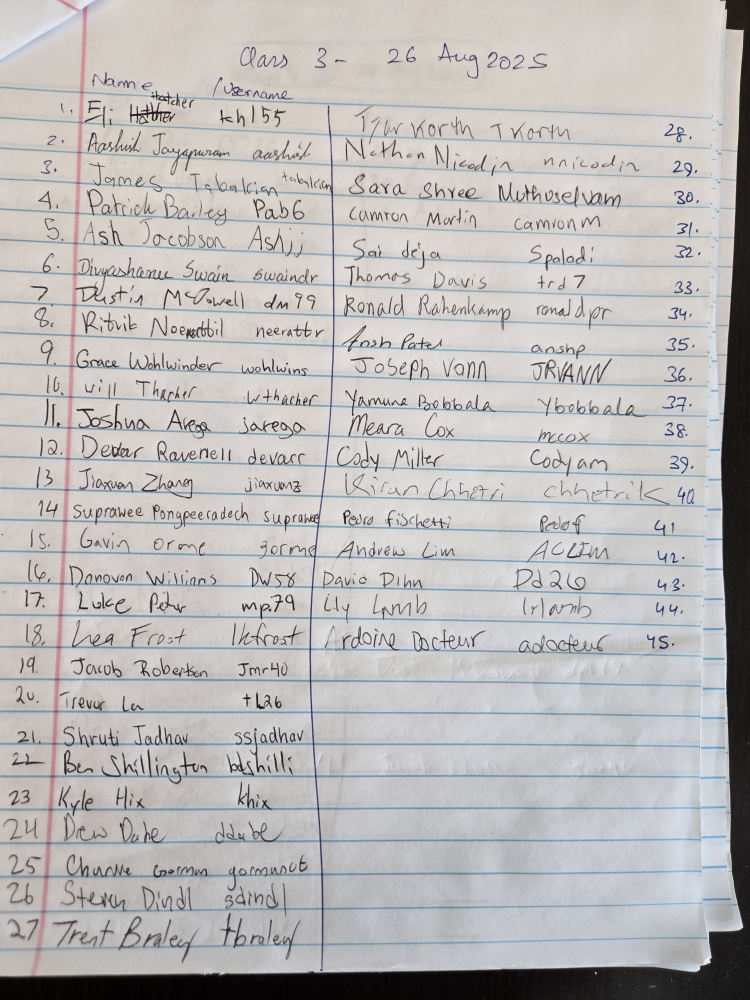
#> input picture final/q2/code/raw_images/class_03.jpg, 3000 x 4000 px (shown at 1/4 size); its folder holds only this picture in this run
$ python preprocess_images.py
#> lines starting #> are read from the running program, lines starting #| are printed output that depends on the picture; after the words box and inside, x2 and y2 are one past the last pixel; in counts of white or black regions, pixels touching at a corner belong together
import os
import cv2

# --- CONFIGURATION ---
INPUT_DIR = "../raw_images"
OUTPUT_DIR = "../processed_images"
TARGET_WIDTH = 1024
MAKE_BINARY = True  # Set to True for High-Contrast Black & White

def main():
    if not os.path.exists(INPUT_DIR):
        print(f"ERROR: Could not find input folder at: {os.path.abspath(INPUT_DIR)}")
        return

    if not os.path.exists(OUTPUT_DIR):
        os.makedirs(OUTPUT_DIR)

    files = [f for f in os.listdir(INPUT_DIR) if f.lower().endswith(('.jpg', '.jpeg', '.png'))]
    files.sort()

    print(f"Processing {len(files)} images...")

    for filename in files:
        input_path = os.path.join(INPUT_DIR, filename)
        output_path = os.path.join(OUTPUT_DIR, filename)

        # 1. Read
        img = cv2.imread(input_path)
#> img is the input picture: shape (4000, 3000, 3); mean B, G, R 184.5, 185.2, 187
        if img is None: continue

        # 2. Resize
        height, width = img.shape[:2]
#> height = 4000; width = 3000
        scale_factor = TARGET_WIDTH / float(width)
#> scale_factor = 0.341
        new_height = int(height * scale_factor)
#> new_height = 1365
        img_resized = cv2.resize(img, (TARGET_WIDTH, new_height), interpolation=cv2.INTER_AREA)

        # 3. Optional: Convert to "Scanned" look (Black & White)
        final_img = img_resized
        if MAKE_BINARY:
            # Convert to grayscale
            gray = cv2.cvtColor(img_resized, cv2.COLOR_BGR2GRAY)
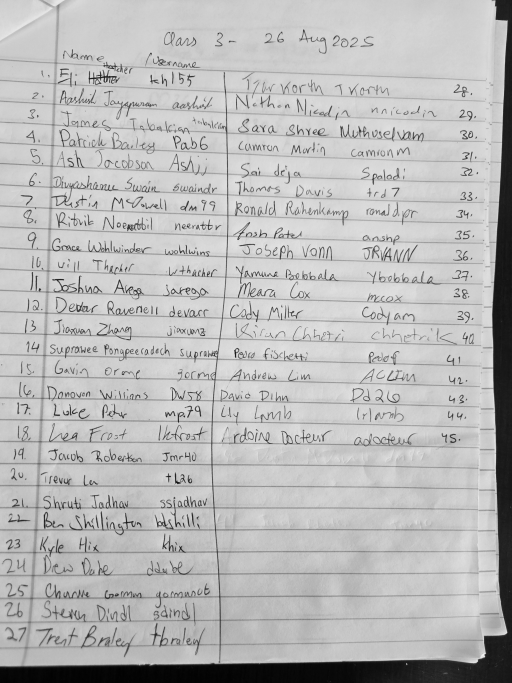
#> gray: shape (1365, 1024) (shown at 1/2 size); min 1, max 244, mean 185.6
            # Apply slight noise removal (blur) then threshold
            blur = cv2.GaussianBlur(gray, (5,5), 0)
            # Adaptive threshold handles shadows/uneven lighting well
            final_img = cv2.adaptiveThreshold(
                blur, 255, cv2.ADAPTIVE_THRESH_GAUSSIAN_C,
                cv2.THRESH_BINARY, 11, 2
            )
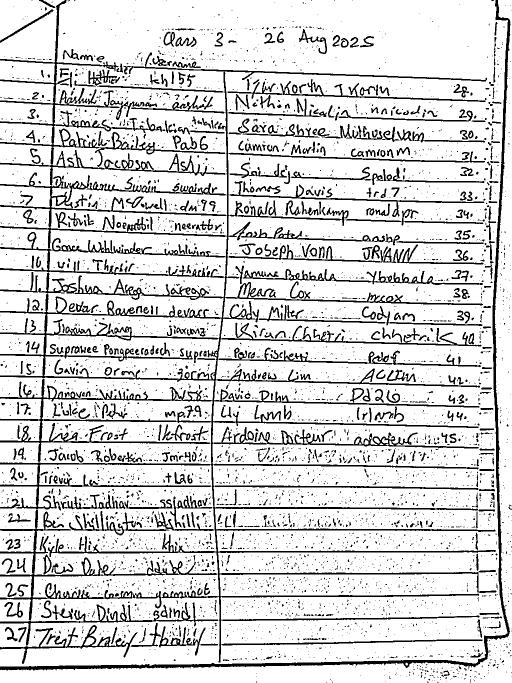
#> final_img: shape (1365, 1024) (shown at 1/2 size); 83.9% white; 4664 black regions (3996 under 20 px), largest, box (x1, y1, x2, y2) and area: (0, 105, 993, 1325) 86640, (0, 0, 1021, 1341) 13774, (0, 0, 451, 371) 12061

        # 4. Save
        cv2.imwrite(output_path, final_img)
        print(f"[OK] Processed: {filename} (Resized to {TARGET_WIDTH}px width)")

    print("\nDone! Check 'processed_images' for black & white versions.")

if __name__ == "__main__":
    main()

$ run again, on final/q2/code/raw_images/class_07.jpg
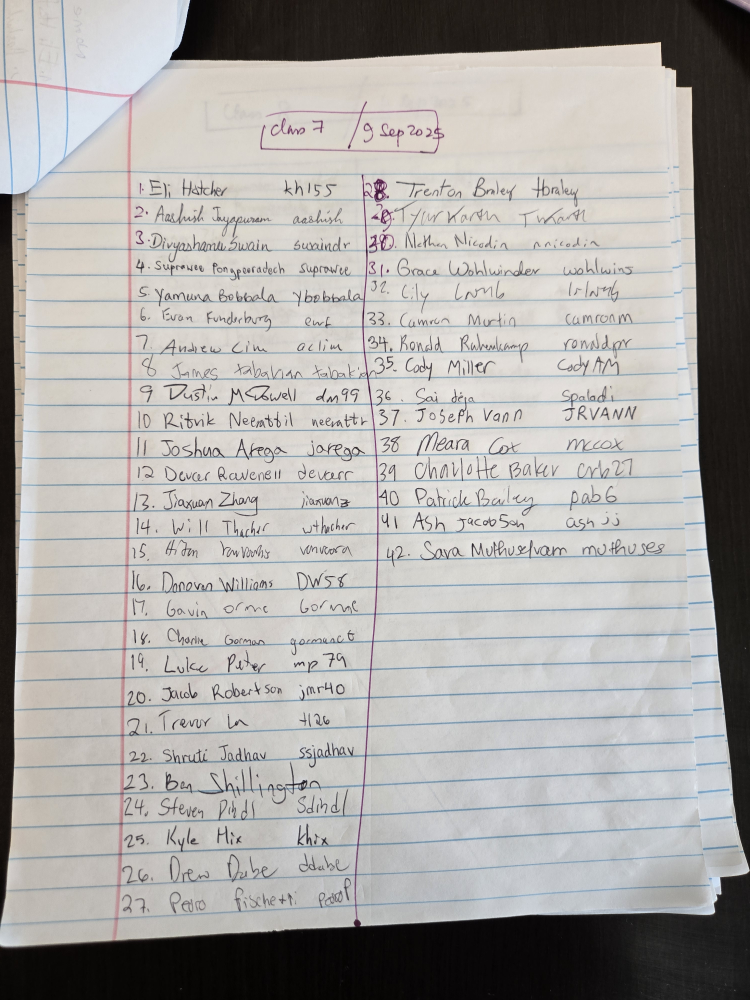
#> input picture final/q2/code/raw_images/class_07.jpg, 3000 x 4000 px (shown at 1/4 size)
#> in main, img is the input picture: shape (4000, 3000, 3); mean B, G, R 166.1, 168.3, 170.3
#> in main, `gray = cv2.cvtColor(img_resized, cv2.COLOR_BGR2GRAY)`:
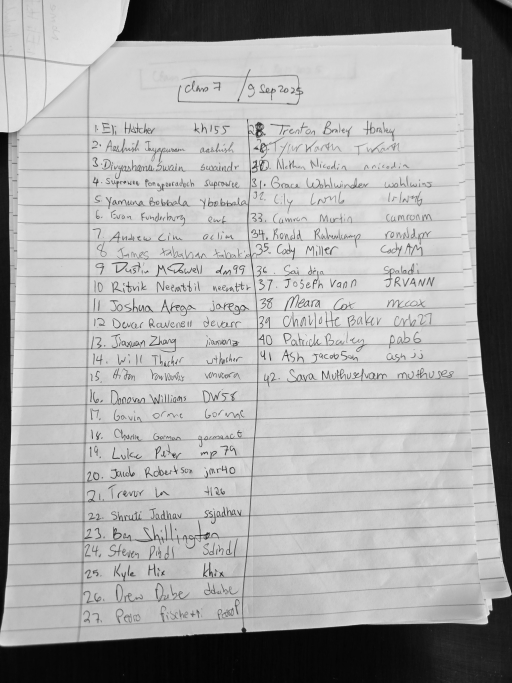
#> gray: shape (1365, 1024) (shown at 1/2 size); min 2, max 243, mean 168.7
#> in main, `final_img = cv2.adaptiveThreshold( blur, 255, cv2.ADAPTIVE_THRESH_GAUS..`:
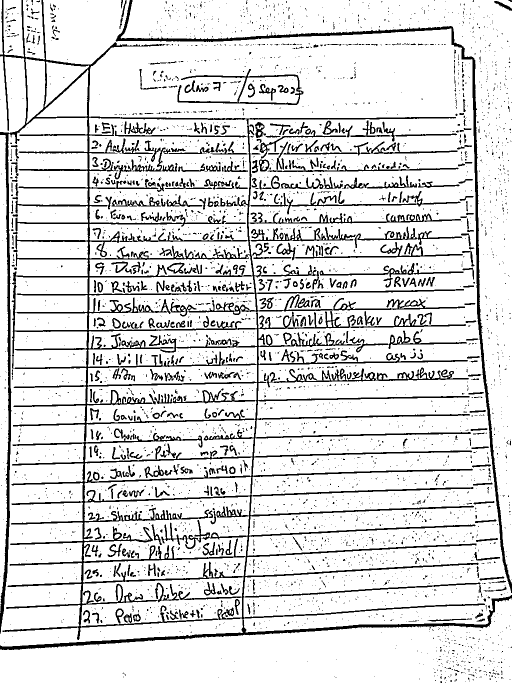
#> final_img: shape (1365, 1024) (shown at 1/2 size); 85.7% white; 3951 black regions (3420 under 20 px), largest, box (x1, y1, x2, y2) and area: (0, 0, 1024, 1300) 101434, (231, 0, 1024, 1186) 10542, (528, 735, 938, 775) 3330

$ run again, on final/q2/code/raw_images/class_08.jpg
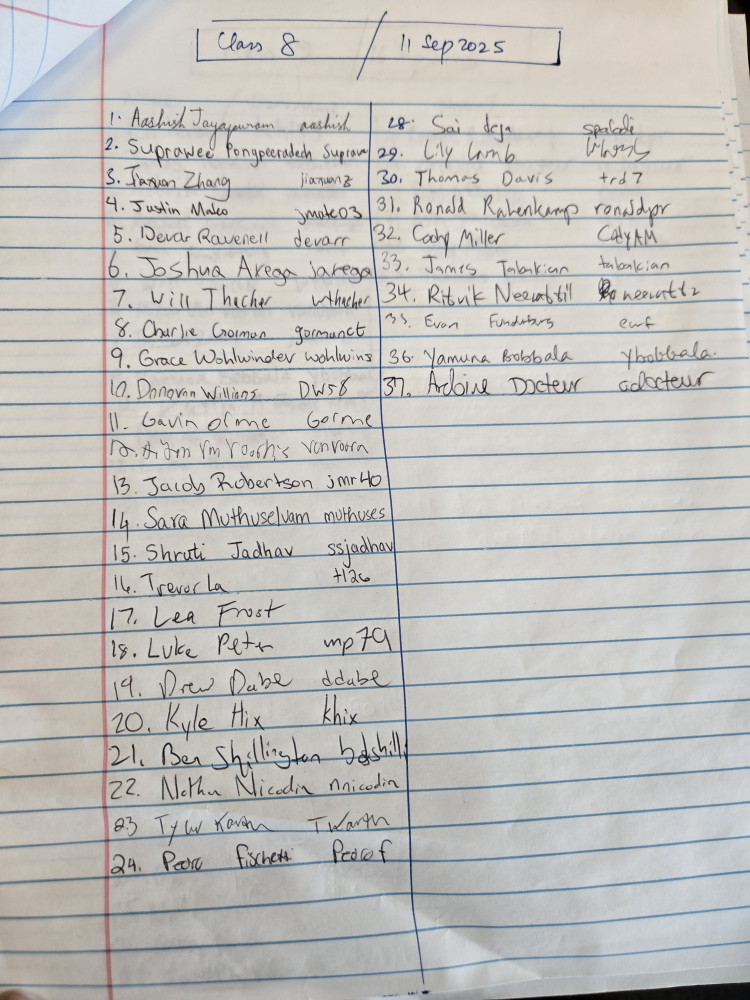
#> input picture final/q2/code/raw_images/class_08.jpg, 3000 x 4000 px (shown at 1/4 size)
#> in main, img is the input picture: shape (4000, 3000, 3); mean B, G, R 189, 192, 192.9
#> in main, `gray = cv2.cvtColor(img_resized, cv2.COLOR_BGR2GRAY)`:
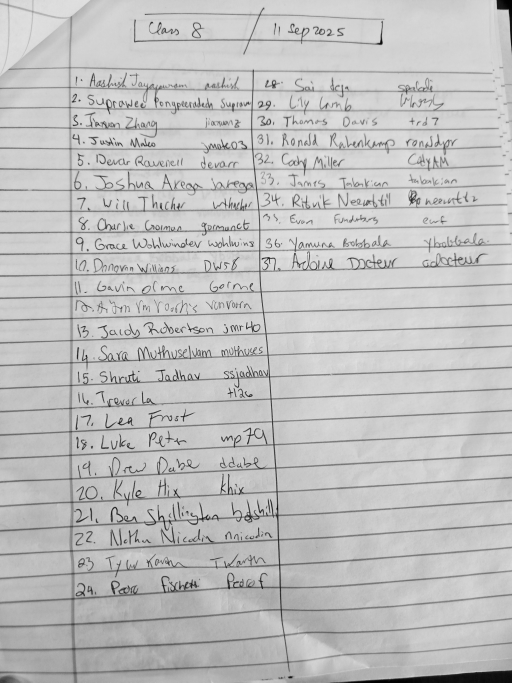
#> gray: shape (1365, 1024) (shown at 1/2 size); min 0, max 231, mean 192
#> in main, `final_img = cv2.adaptiveThreshold( blur, 255, cv2.ADAPTIVE_THRESH_GAUS..`:
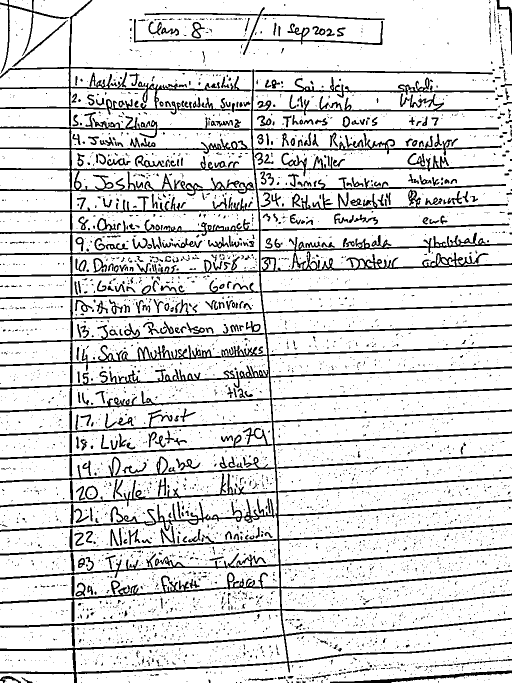
#> final_img: shape (1365, 1024) (shown at 1/2 size); 85.3% white; 4306 black regions (3822 under 20 px), largest, box (x1, y1, x2, y2) and area: (0, 0, 1024, 1365) 127491, (268, 14, 770, 110) 4264, (0, 997, 550, 1064) 3989

$ run again, on final/q2/code/raw_images/class_09.jpg
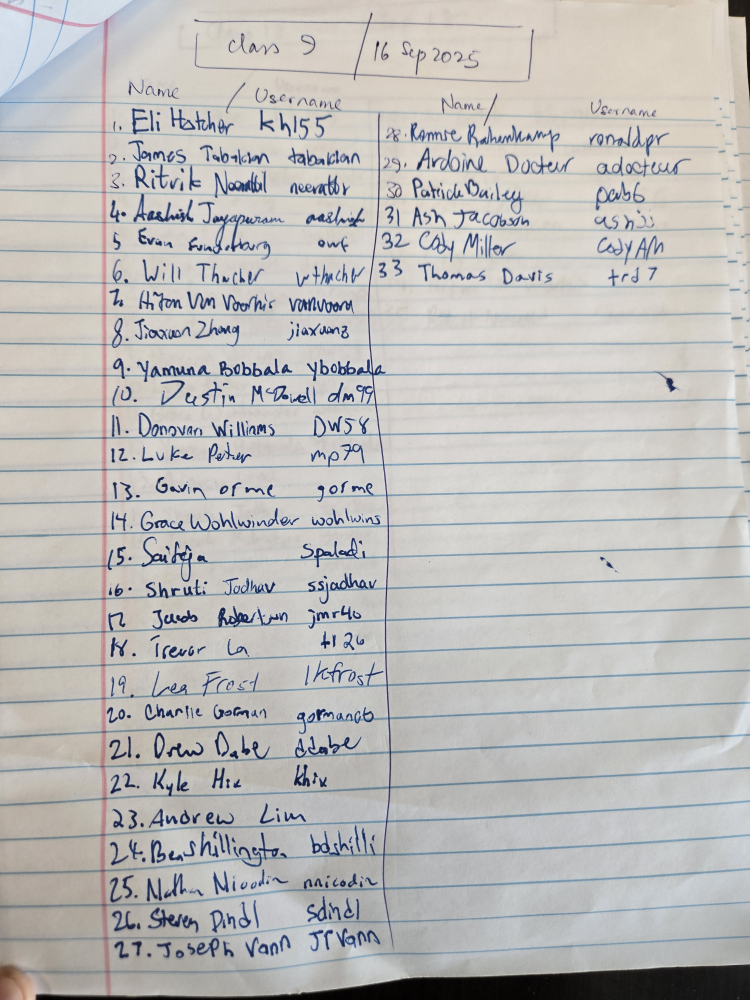
#> input picture final/q2/code/raw_images/class_09.jpg, 3000 x 4000 px (shown at 1/4 size)
#> in main, img is the input picture: shape (4000, 3000, 3); mean B, G, R 186.2, 187.7, 188.5
#> in main, `gray = cv2.cvtColor(img_resized, cv2.COLOR_BGR2GRAY)`:
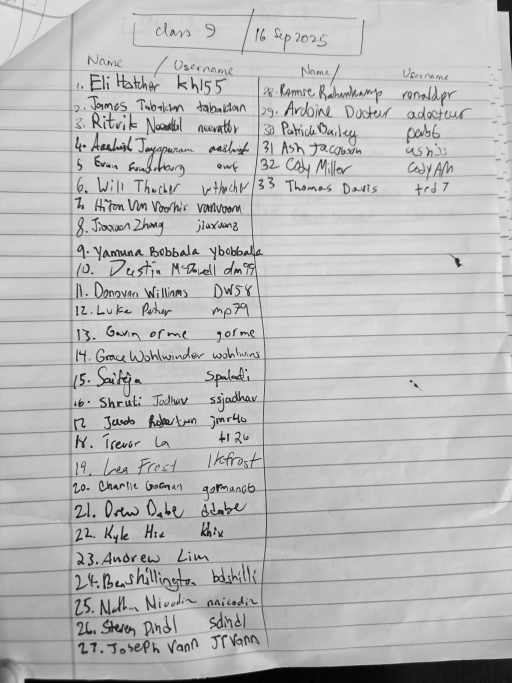
#> gray: shape (1365, 1024) (shown at 1/2 size); min 1, max 235, mean 187.8
#> in main, `final_img = cv2.adaptiveThreshold( blur, 255, cv2.ADAPTIVE_THRESH_GAUS..`:
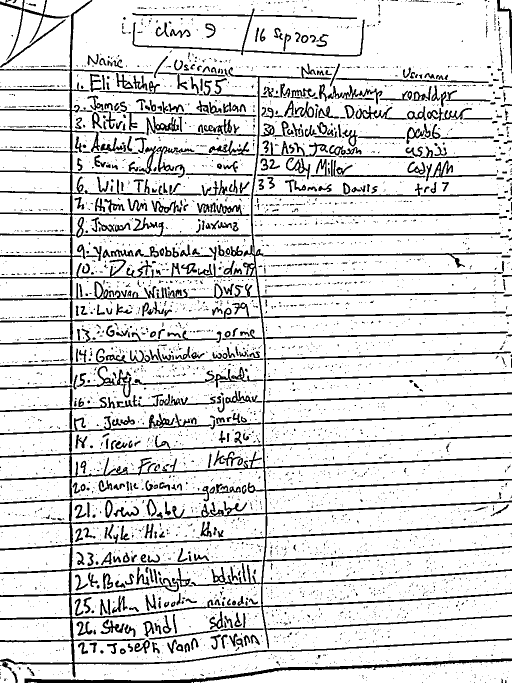
#> final_img: shape (1365, 1024) (shown at 1/2 size); 85.5% white; 4023 black regions (3379 under 20 px), largest, box (x1, y1, x2, y2) and area: (0, 0, 1024, 1355) 82034, (49, 1317, 1024, 1365) 5658, (264, 17, 730, 113) 3562

$ run again, on final/q2/code/raw_images/class_04.jpg
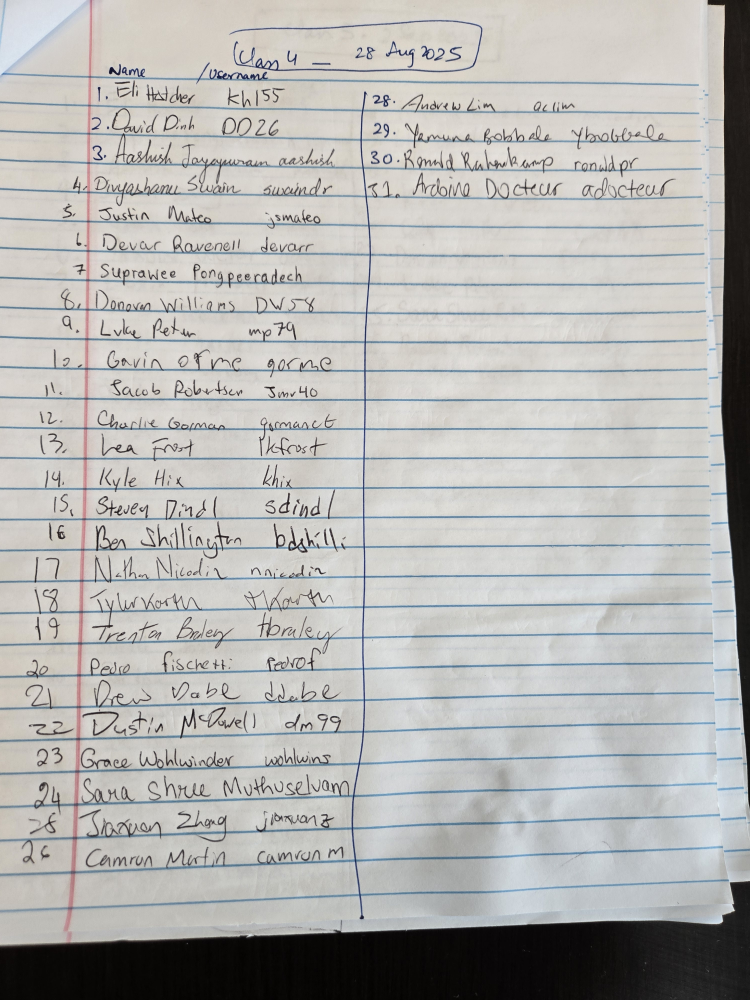
#> input picture final/q2/code/raw_images/class_04.jpg, 3000 x 4000 px (shown at 1/4 size)
#> in main, img is the input picture: shape (4000, 3000, 3); mean B, G, R 178.6, 180.5, 180.6
#> in main, `gray = cv2.cvtColor(img_resized, cv2.COLOR_BGR2GRAY)`:
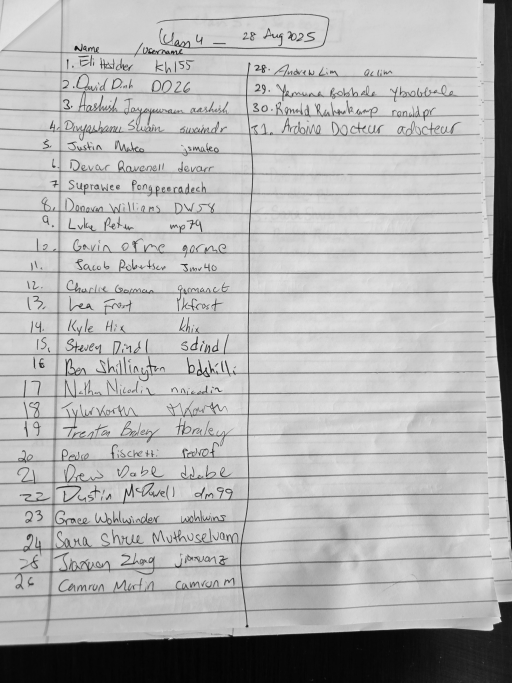
#> gray: shape (1365, 1024) (shown at 1/2 size); min 2, max 241, mean 180.3
#> in main, `final_img = cv2.adaptiveThreshold( blur, 255, cv2.ADAPTIVE_THRESH_GAUS..`:
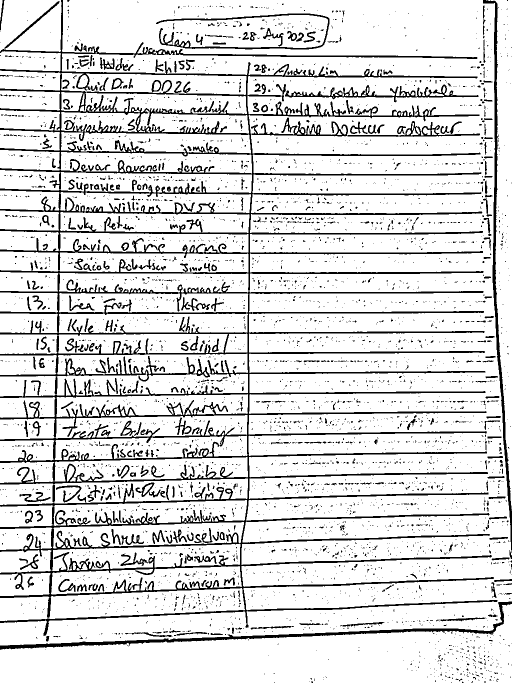
#> final_img: shape (1365, 1024) (shown at 1/2 size); 85.6% white; 4402 black regions (3961 under 20 px), largest, box (x1, y1, x2, y2) and area: (0, 0, 995, 1272) 129547, (0, 1203, 1024, 1300) 6640, (966, 0, 1024, 1118) 6009
